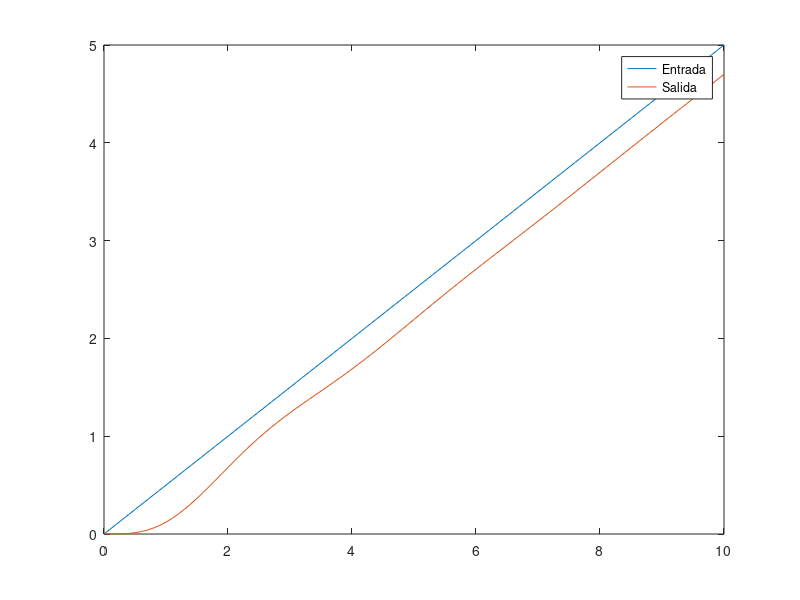
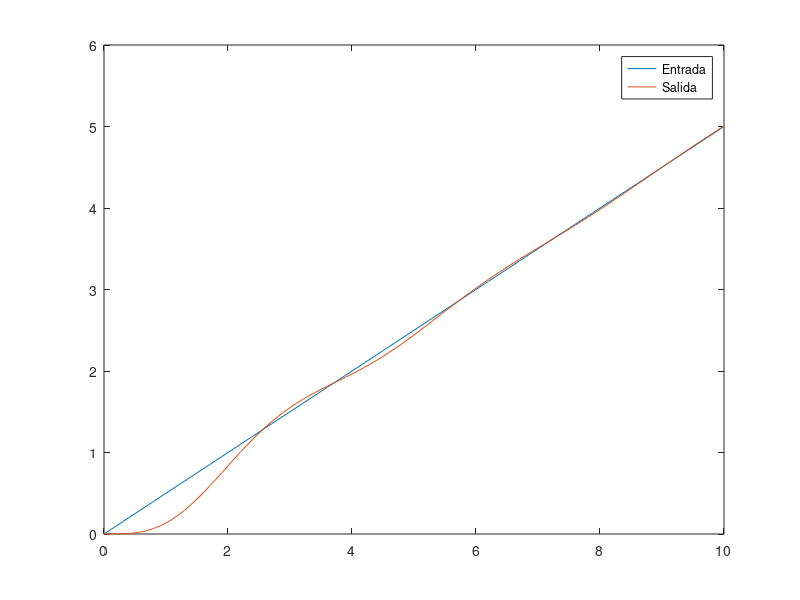

Write the MATLAB code that produced these figures, in order.
Servo=tf(-10,[1 10]);
Avion=tf(-[1 5],[1 3.5 6 0]);
Controlador=2;


R=series(Controlador,Servo);
Gs=series(R,Avion);
Fs=feedback(Gs,1,-1);


t=0:0.1:10;
alpha=0.5;
ramp=alpha*t;
[y,t]=lsim(Fs,ramp,t);

err=abs(max(ramp)-max(y))
plot(t,ramp,t,y)
legend("Entrada","Salida");

PI=tf([2 1],[1 0]);

R2=series(PI,Servo);
Gs2=series(R2,Avion);
Fs2=feedback(Gs2,1,-1);

[y2,t2]=lsim(Fs2,ramp,t);
err2=abs(max(ramp)-max(y2))
figure(2)
plot(t,ramp,t,y2)
legend("Entrada","Salida");

